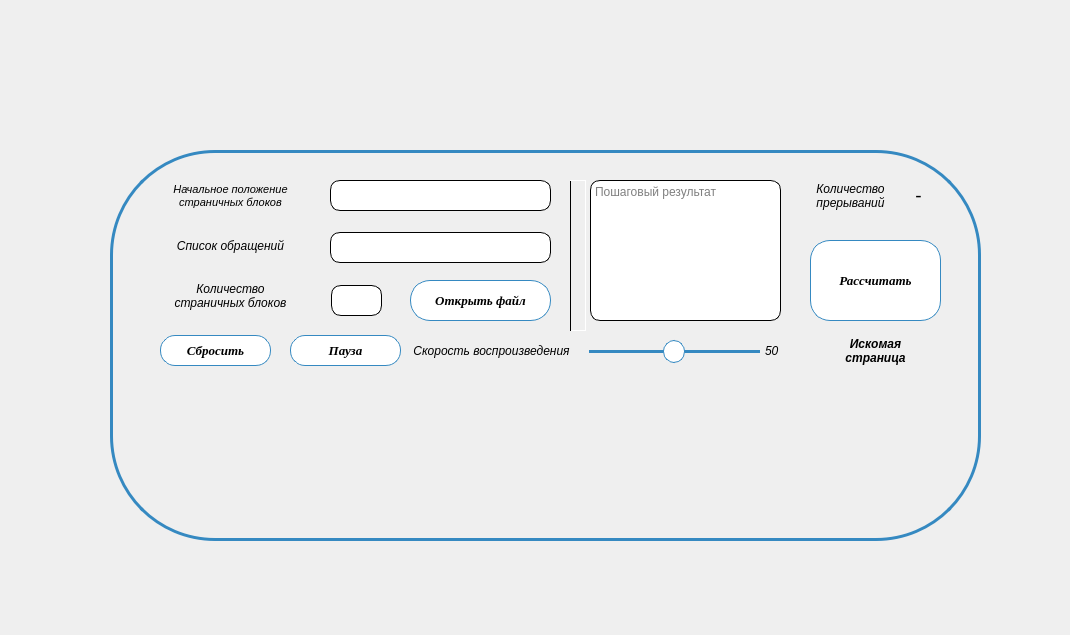
<?xml version="1.0" encoding="UTF-8"?>
<ui version="4.0">
 <class>Widget</class>
 <widget class="QWidget" name="Widget">
  <property name="geometry">
   <rect>
    <x>0</x>
    <y>0</y>
    <width>1070</width>
    <height>635</height>
   </rect>
  </property>
  <property name="windowTitle">
   <string>Kursovaya_rabota_OC</string>
  </property>
  <property name="styleSheet">
   <string notr="true">QWidget#Widget{
image: url(:/new/prefix1/1.png);
}</string>
  </property>
  <widget class="QGroupBox" name="groupBox">
   <property name="geometry">
    <rect>
     <x>110</x>
     <y>150</y>
     <width>871</width>
     <height>391</height>
    </rect>
   </property>
   <property name="font">
    <font>
     <weight>75</weight>
     <italic>true</italic>
     <bold>true</bold>
    </font>
   </property>
   <property name="styleSheet">
    <string notr="true">QGroupBox{
	border: 3px solid;
	border-radius: 105px;
	border-color: rgb(53, 137, 193);
}</string>
   </property>
   <property name="title">
    <string/>
   </property>
   <widget class="QPushButton" name="pushButton">
    <property name="geometry">
     <rect>
      <x>700</x>
      <y>90</y>
      <width>131</width>
      <height>81</height>
     </rect>
    </property>
    <property name="font">
     <font>
      <family>Times New Roman</family>
      <pointsize>10</pointsize>
      <weight>75</weight>
      <italic>true</italic>
      <bold>true</bold>
     </font>
    </property>
    <property name="styleSheet">
     <string notr="true">QPushButton{
background-color: rgb(255,255,255);
border: 1px solid rgb(53, 137, 193);
border-radius: 20px;
}
QPushButton:hover{
background-color: rgb(194, 217, 232);
border: 1px solid rgb(53, 137, 193);
border-radius: 20px;
}
QPushButton:pressed{
background-color: rgb(194, 217, 232);
border: 3px solid rgb(53, 137, 193);
border-radius: 20px;
}</string>
    </property>
    <property name="text">
     <string>Расcчитать</string>
    </property>
   </widget>
   <widget class="QPushButton" name="pushButton_2">
    <property name="geometry">
     <rect>
      <x>300</x>
      <y>130</y>
      <width>141</width>
      <height>41</height>
     </rect>
    </property>
    <property name="font">
     <font>
      <family>Times New Roman</family>
      <pointsize>10</pointsize>
      <weight>75</weight>
      <italic>true</italic>
      <bold>true</bold>
     </font>
    </property>
    <property name="styleSheet">
     <string notr="true">QPushButton{
background-color: rgb(255, 255, 255);
border: 1px solid rgb(53, 137, 193);
border-radius: 20px;
}
QPushButton:hover{
background-color: rgb(194, 217, 232);
border: 1px solid rgb(53, 137, 193);
border-radius: 20px;
}
QPushButton:pressed{
background-color: rgb(194, 217, 232);
border: 3px solid rgb(53, 137, 193);
border-radius: 20px;
}</string>
    </property>
    <property name="text">
     <string>Открыть файл</string>
    </property>
   </widget>
   <widget class="QLabel" name="label">
    <property name="geometry">
     <rect>
      <x>40</x>
      <y>20</y>
      <width>161</width>
      <height>51</height>
     </rect>
    </property>
    <property name="font">
     <font>
      <pointsize>8</pointsize>
      <italic>true</italic>
     </font>
    </property>
    <property name="text">
     <string>Начальное положение
страничных блоков</string>
    </property>
    <property name="alignment">
     <set>Qt::AlignCenter</set>
    </property>
   </widget>
   <widget class="QLineEdit" name="lineEdit">
    <property name="geometry">
     <rect>
      <x>220</x>
      <y>30</y>
      <width>221</width>
      <height>31</height>
     </rect>
    </property>
    <property name="styleSheet">
     <string notr="true">QLineEdit{
	background-color: rgb(255, 255, 255);
	border: 1px solid #000000;
border-radius: 10px;
}</string>
    </property>
   </widget>
   <widget class="QLabel" name="label_6">
    <property name="geometry">
     <rect>
      <x>40</x>
      <y>70</y>
      <width>161</width>
      <height>51</height>
     </rect>
    </property>
    <property name="font">
     <font>
      <italic>true</italic>
     </font>
    </property>
    <property name="text">
     <string>Список обращений</string>
    </property>
    <property name="alignment">
     <set>Qt::AlignCenter</set>
    </property>
   </widget>
   <widget class="QLineEdit" name="lineEdit_2">
    <property name="geometry">
     <rect>
      <x>220</x>
      <y>82</y>
      <width>221</width>
      <height>31</height>
     </rect>
    </property>
    <property name="styleSheet">
     <string notr="true">QLineEdit{
	background-color: rgb(255, 255, 255);
	border: 1px solid #000000;
border-radius: 10px;
}</string>
    </property>
   </widget>
   <widget class="QLabel" name="label_7">
    <property name="geometry">
     <rect>
      <x>40</x>
      <y>120</y>
      <width>161</width>
      <height>51</height>
     </rect>
    </property>
    <property name="font">
     <font>
      <italic>true</italic>
     </font>
    </property>
    <property name="text">
     <string>Количество
страничных блоков</string>
    </property>
    <property name="alignment">
     <set>Qt::AlignCenter</set>
    </property>
   </widget>
   <widget class="QLabel" name="label_8">
    <property name="geometry">
     <rect>
      <x>700</x>
      <y>170</y>
      <width>131</width>
      <height>61</height>
     </rect>
    </property>
    <property name="font">
     <font>
      <weight>75</weight>
      <italic>true</italic>
      <bold>true</bold>
     </font>
    </property>
    <property name="text">
     <string>Искомая
страница</string>
    </property>
    <property name="alignment">
     <set>Qt::AlignCenter</set>
    </property>
   </widget>
   <widget class="QLabel" name="label_9">
    <property name="geometry">
     <rect>
      <x>700</x>
      <y>20</y>
      <width>81</width>
      <height>51</height>
     </rect>
    </property>
    <property name="font">
     <font>
      <italic>true</italic>
     </font>
    </property>
    <property name="text">
     <string>Количество
прерываний</string>
    </property>
    <property name="alignment">
     <set>Qt::AlignCenter</set>
    </property>
   </widget>
   <widget class="QLabel" name="label_10">
    <property name="geometry">
     <rect>
      <x>783</x>
      <y>20</y>
      <width>51</width>
      <height>51</height>
     </rect>
    </property>
    <property name="font">
     <font>
      <pointsize>14</pointsize>
     </font>
    </property>
    <property name="text">
     <string>-</string>
    </property>
    <property name="alignment">
     <set>Qt::AlignCenter</set>
    </property>
   </widget>
   <widget class="QTextEdit" name="textEdit">
    <property name="geometry">
     <rect>
      <x>480</x>
      <y>30</y>
      <width>191</width>
      <height>141</height>
     </rect>
    </property>
    <property name="styleSheet">
     <string notr="true">QTextEdit{
background-color: rgb(255, 255, 255);
border: 1px solid #000000;
border-radius: 10px;
}
</string>
    </property>
    <property name="placeholderText">
     <string>Пошаговый результат</string>
    </property>
   </widget>
   <widget class="QLabel" name="label_11">
    <property name="geometry">
     <rect>
      <x>0</x>
      <y>350</y>
      <width>871</width>
      <height>41</height>
     </rect>
    </property>
    <property name="font">
     <font>
      <pointsize>9</pointsize>
      <weight>75</weight>
      <italic>true</italic>
      <bold>true</bold>
      <underline>false</underline>
     </font>
    </property>
    <property name="text">
     <string/>
    </property>
    <property name="alignment">
     <set>Qt::AlignCenter</set>
    </property>
   </widget>
   <widget class="QLineEdit" name="lineEdit_3">
    <property name="geometry">
     <rect>
      <x>221</x>
      <y>135</y>
      <width>51</width>
      <height>31</height>
     </rect>
    </property>
    <property name="styleSheet">
     <string notr="true">QLineEdit{
	background-color: rgb(255, 255, 255);
	border: 1px solid #000000;
border-radius: 10px;
}</string>
    </property>
   </widget>
   <widget class="QLabel" name="label_12">
    <property name="geometry">
     <rect>
      <x>460</x>
      <y>30</y>
      <width>16</width>
      <height>151</height>
     </rect>
    </property>
    <property name="styleSheet">
     <string notr="true">QLabel{
border: 1px solid #ffffff;
border-left-color: rgb(0,0,0);
}</string>
    </property>
    <property name="text">
     <string/>
    </property>
   </widget>
   <widget class="QSlider" name="horizontalSlider">
    <property name="geometry">
     <rect>
      <x>479</x>
      <y>186</y>
      <width>171</width>
      <height>31</height>
     </rect>
    </property>
    <property name="styleSheet">
     <string notr="true">/*QSlider::handle:horizontal {
              border: 1px solid #000000;
                            border-radius: 6px;
                            background: rgb(38,190,255);
                        
                             }
                       QSlider::groove:horizontal {
                            background: rgb(63,72,204);
                            height: 6px;
                             }
                       QSlider::handle:horizontal:pressed {
                            background: rgb(232, 246, 255);
                             }*/
 QSlider::groove:horizontal {
     border: 0px solid rgb(53, 137, 193);
     height: 3px; /* по умолчанию бороздка расширяется до размеров ползунка. задав высоту она принимает фиксированный размер */
     background: rgb(53, 137, 193);
     margin: 0px 0;
 }

 QSlider::handle:horizontal {
     background: rgb(255, 255, 255);
/*image: url(:/new/prefix1/perem_clic_2.png);*/
     border: 1px solid rgb(53, 137, 193);
     width: 20px;
     margin: -10px 0; /* рукоятка располагается по умолчанию в прямоугольнике содержимого бороздки. Расширяется наружу от бороздки */
     border-radius: 11px;
 }
 QSlider::handle:horizontal:hover {
     background: rgb(194, 217, 232);
     border: 1px solid rgb(53, 137, 193);
     width: 20px;
     margin: -10px 0; /* рукоятка располагается по умолчанию в прямоугольнике содержимого бороздки. Расширяется наружу от бороздки */
     border-radius: 11px;
 }
 QSlider::handle:horizontal:pressed {
     background: rgb(194, 217, 232);
     border: 2px solid rgb(53, 137, 193);
     width: 20px;
     margin: -10px 0; /* рукоятка располагается по умолчанию в прямоугольнике содержимого бороздки. Расширяется наружу от бороздки */
     border-radius: 11px;
 }
/* QSlider::handle:horizontal:!enabled {
     background: rgb(240, 240, 240);
	
     border: 2px solid #000000;
     width: 20px;
     margin: -8px 0; рукоятка располагается по умолчанию в прямоугольнике содержимого бороздки. Расширяется наружу от бороздки 
     border-radius: 10px;
 }*/</string>
    </property>
    <property name="minimum">
     <number>1</number>
    </property>
    <property name="maximum">
     <number>100</number>
    </property>
    <property name="value">
     <number>50</number>
    </property>
    <property name="orientation">
     <enum>Qt::Horizontal</enum>
    </property>
   </widget>
   <widget class="QPushButton" name="pushButton_3">
    <property name="geometry">
     <rect>
      <x>180</x>
      <y>185</y>
      <width>111</width>
      <height>31</height>
     </rect>
    </property>
    <property name="font">
     <font>
      <family>Times New Roman</family>
      <pointsize>10</pointsize>
      <weight>75</weight>
      <italic>true</italic>
      <bold>true</bold>
     </font>
    </property>
    <property name="styleSheet">
     <string notr="true">QPushButton{
background-color: rgb(255, 255, 255);
border: 1px solid rgb(53, 137, 193);
border-radius: 15px;
}
QPushButton:hover{
background-color: rgb(194, 217, 232);
border: 1px solid rgb(53, 137, 193);
border-radius: 15px;
}
QPushButton:pressed{
background-color: rgb(194, 217, 232);
border: 3px solid rgb(53, 137, 193);
border-radius: 15px;
}</string>
    </property>
    <property name="text">
     <string>Пауза</string>
    </property>
   </widget>
   <widget class="QPushButton" name="pushButton_4">
    <property name="geometry">
     <rect>
      <x>50</x>
      <y>185</y>
      <width>111</width>
      <height>31</height>
     </rect>
    </property>
    <property name="font">
     <font>
      <family>Times New Roman</family>
      <pointsize>10</pointsize>
      <weight>75</weight>
      <italic>true</italic>
      <bold>true</bold>
     </font>
    </property>
    <property name="styleSheet">
     <string notr="true">QPushButton{
background-color: rgb(255, 255, 255);
border: 1px solid rgb(53, 137, 193);
border-radius: 15px;
}
QPushButton:hover{
background-color: rgb(194, 217, 232);
border: 1px solid rgb(53, 137, 193);
border-radius: 15px;
}
QPushButton:pressed{
background-color: rgb(194, 217, 232);
border: 3px solid rgb(53, 137, 193);
border-radius: 15px;
}</string>
    </property>
    <property name="text">
     <string>Сбросить</string>
    </property>
   </widget>
   <widget class="QLabel" name="label_13">
    <property name="geometry">
     <rect>
      <x>291</x>
      <y>175</y>
      <width>181</width>
      <height>51</height>
     </rect>
    </property>
    <property name="font">
     <font>
      <italic>true</italic>
     </font>
    </property>
    <property name="text">
     <string>Скорость воспроизведения</string>
    </property>
    <property name="alignment">
     <set>Qt::AlignCenter</set>
    </property>
   </widget>
   <widget class="QLabel" name="label_14">
    <property name="geometry">
     <rect>
      <x>655</x>
      <y>190</y>
      <width>41</width>
      <height>21</height>
     </rect>
    </property>
    <property name="font">
     <font>
      <italic>true</italic>
     </font>
    </property>
    <property name="text">
     <string>50</string>
    </property>
    <property name="alignment">
     <set>Qt::AlignLeading|Qt::AlignLeft|Qt::AlignVCenter</set>
    </property>
   </widget>
  </widget>
  <widget class="Label_clic" name="label_2">
   <property name="geometry">
    <rect>
     <x>90</x>
     <y>80</y>
     <width>61</width>
     <height>51</height>
    </rect>
   </property>
   <property name="styleSheet">
    <string notr="true"/>
   </property>
   <property name="text">
    <string/>
   </property>
  </widget>
  <widget class="Label_clic" name="label_3">
   <property name="geometry">
    <rect>
     <x>320</x>
     <y>31</y>
     <width>101</width>
     <height>81</height>
    </rect>
   </property>
   <property name="styleSheet">
    <string notr="true"/>
   </property>
   <property name="text">
    <string/>
   </property>
  </widget>
  <widget class="Label_clic" name="label_4">
   <property name="geometry">
    <rect>
     <x>715</x>
     <y>557</y>
     <width>61</width>
     <height>51</height>
    </rect>
   </property>
   <property name="styleSheet">
    <string notr="true"/>
   </property>
   <property name="text">
    <string/>
   </property>
  </widget>
  <widget class="Label_clic" name="label_5">
   <property name="geometry">
    <rect>
     <x>203</x>
     <y>57</y>
     <width>71</width>
     <height>61</height>
    </rect>
   </property>
   <property name="styleSheet">
    <string notr="true"/>
   </property>
   <property name="text">
    <string/>
   </property>
  </widget>
 </widget>
 <customwidgets>
  <customwidget>
   <class>Label_clic</class>
   <extends>QLabel</extends>
   <header>label_clic.h</header>
  </customwidget>
 </customwidgets>
 <resources/>
 <connections/>
</ui>
